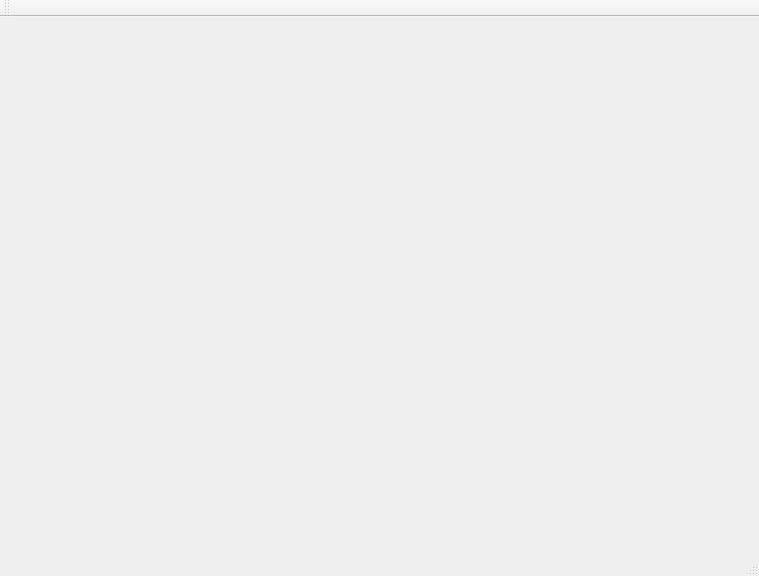
<?xml version="1.0" encoding="UTF-8"?>
<ui version="4.0">
 <class>MainWindow</class>
 <widget class="QMainWindow" name="MainWindow">
  <property name="geometry">
   <rect>
    <x>0</x>
    <y>0</y>
    <width>759</width>
    <height>576</height>
   </rect>
  </property>
  <property name="windowTitle">
   <string>MainWindow</string>
  </property>
  <widget class="QWidget" name="centralWidget"/>
  <widget class="QMenuBar" name="menuBar">
   <property name="geometry">
    <rect>
     <x>0</x>
     <y>0</y>
     <width>759</width>
     <height>22</height>
    </rect>
   </property>
  </widget>
  <widget class="QToolBar" name="mainToolBar">
   <attribute name="toolBarArea">
    <enum>TopToolBarArea</enum>
   </attribute>
   <attribute name="toolBarBreak">
    <bool>false</bool>
   </attribute>
  </widget>
  <widget class="QStatusBar" name="statusBar"/>
 </widget>
 <layoutdefault spacing="6" margin="11"/>
 <resources/>
 <connections/>
</ui>
